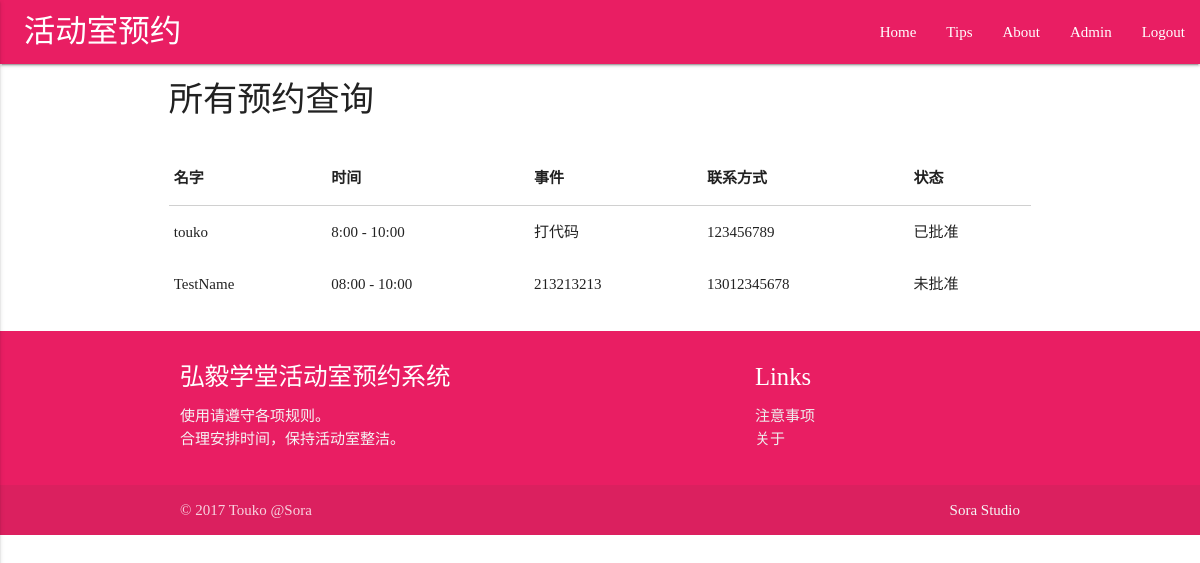
The page /admin/get_all (signed in) on the database as committed earlier.
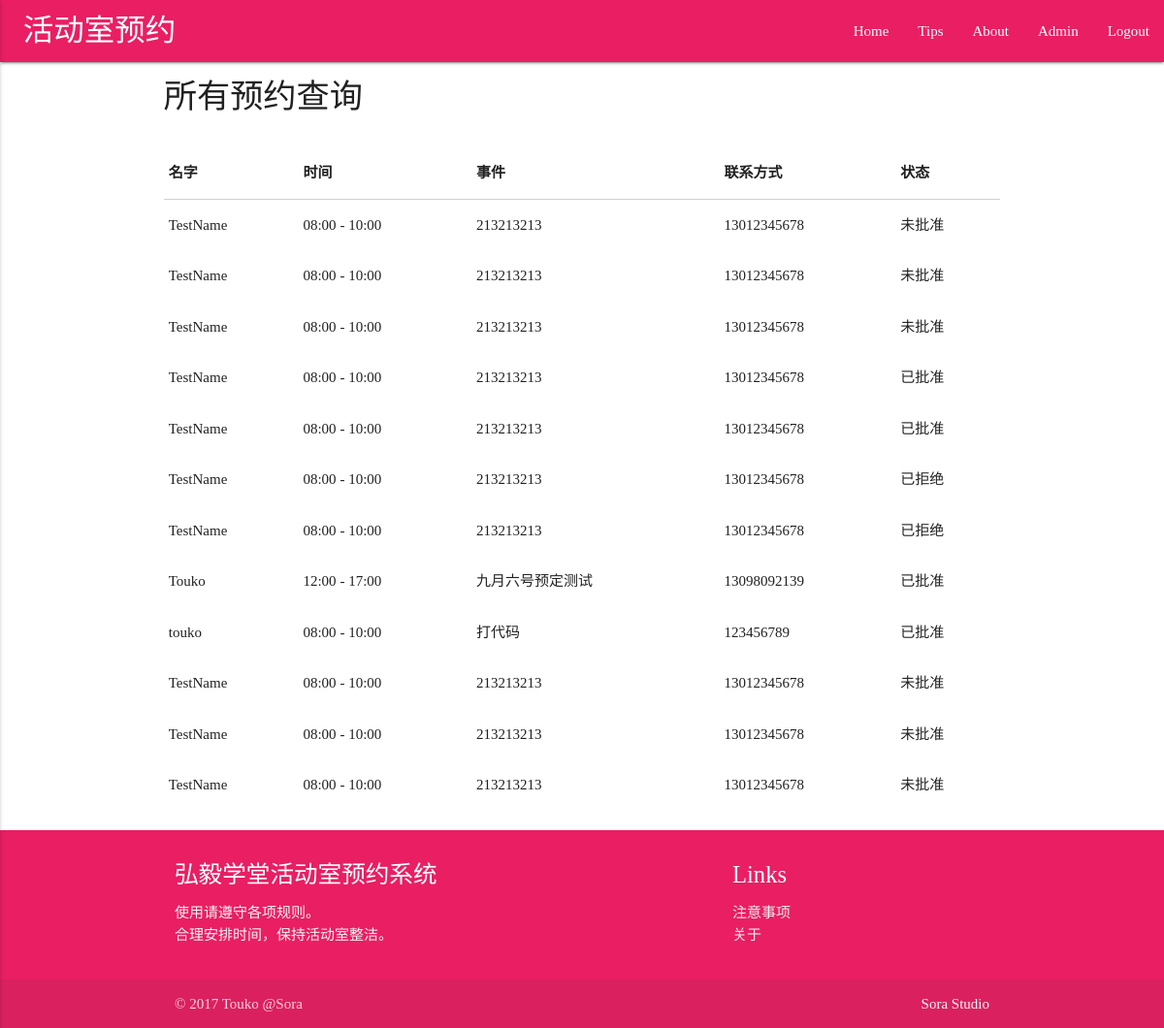
The same page on the database as committed later.
### tables this page shows
CREATE TABLE Reservation (id INT PRIMARY KEY, name TEXT, stuid TEXT, telephone TEXT, reservdate DATE, starttime TIME, endtime TIME, forwhat TEXT, room TEXT, status TEXT);

### src/views/admin.py (the view)
@ADMIN.route('/get_all', methods=["GET", "POST"])
@login_required
def get_all():
    return render_template('admin/get_all.html', is_login=True, all_data=Reservation.get_all_reservation())

### src/model/Reservation.py (called while the page is built)
    @staticmethod
    def get_all_reservation():
        database = Reservation.get_db()
        return database.select('Reservation')

    @staticmethod
    def get_db():
        path = str(os.path.abspath('src/data/database.db'))
        return DB(path)

### src/model/db.py (called while the page is built)
    def run_sql(self, sql):
        self.conn = sqlite3.connect(self.dbpath)
        conn_cursor = self.conn.cursor()
        cursor = list(conn_cursor.execute(sql))
        self.conn.commit()
        self.conn.close()
        return cursor

    def select(self, table):
        sql = 'SELECT * FROM  `%s` ORDER BY reservdate DESC, id, starttime DESC, endtime DESC' % (table)
        cursor = self.run_sql(sql)
        result = []
        column_names = self.get_column_names(table)
        for item in cursor:
            temp_dict = {}
            for num, column_name in enumerate(column_names):
                temp_dict[column_name] = item[num]
            result.append(temp_dict)
        return result

    def get_column_names(self, table):
        sql = 'PRAGMA table_info(%s);' % table
        cursor = self.run_sql(sql)
        result = [x[1] for x in cursor]
        return result

### src/views/admin.py (called while the page is built)
def login_required(func):
    @wraps(func)
    def decorated_function(*args, **kwargs):
        if not is_login():
            return redirect(url_for('admin.login', next=request.url))
        return func(*args, **kwargs)
    return decorated_function

def is_login():
    if 'isLogin' in session.keys():
        if session['isLogin']:
            return True
    return False

### src/templates/admin/get_all.html
{% extends "base.html" %} {% block contents %}
<section id="get_all">
    <div class="container">
        <div class="row">
            <h4>所有预约查询</h4>
        </div>
        <div class="row responsive-table">
            <table>
                <thead>
                    <tr>
                        <th>名字</th>
                        <th>时间</th>
                        <th>事件</th>
                        <th>联系方式</th>
                        <th>状态</th>
                    </tr>
                </thead>
                <tbody>
                    {% for data in all_data %}
                        <tr>
                            <td>{{data.name}}</td>
                            <td>{{data.reversedate}}  {{data.starttime}} - {{data.endtime}}</td>
                            <td>{{data.forwhat}}</td>
                            <td>{{data.telephone}}</td>
                            <td>
                                {% if data.status == '0' %}
                                    未批准
                                {% elif data.status == '1' %}
                                    已批准
                                {% else %}
                                    已拒绝
                                {% endif %}
                            </td>
                        </tr>
                    {% endfor %}
                </tbody>
            </table>
        </div>
    </div>
</section>
{% endblock contents %}

### src/templates/base.html (shortened to what this page needs)
<!DOCTYPE html>
<html>
<head>
    <link type="text/css" rel="stylesheet" href="{{ url_for('static', filename='materializecss/css/materialize.min.css') }}"
        media="screen,projection" />
    <link type="text/css" rel="stylesheet" href="{{ url_for('static', filename='custom/css/main.css') }}" />
</head>
<body>
    <nav>
        <div class="nav-wrapper pink">
            <a href="{{url_for('index.index')}}" class="brand-logo">&nbsp&nbsp 活动室预约</a>
            <ul class="right hide-on-med-and-down">
                <li><a href="{{ url_for('index.index') }}">Home</a></li>
                <li><a href="#notifications" class="modal-trigger">Tips</a></li>
                <li><a href="http://touko.moe">About</a></li>
                <li><a href="{{ url_for('admin.index') }}">Admin</a></li>
                {% if is_login %}
                <li><a href="{{ url_for('admin.logout') }}">Logout</a></li>
                {% endif %}
            </ul>
        </div>
    </nav>
    {% block contents %} {% endblock contents %}
    <section id="footer" class="scrollspy">
        <footer class="page-footer pink">
            <div class="container">
                <div class="row">
                    <div class="col l6 s12">
                        <h5 class="white-text">弘毅学堂活动室预约系统</h5>
                        <p class="grey-text text-lighten-4">使用请遵守各项规则。<br/>合理安排时间，保持活动室整洁。</p>
                    </div>
                    <div class="col l4 offset-l2 s12">
                        <h5 class="white-text">Links</h5>
                        <ul>
                            <li><a href="#notifications" class="grey-text text-lighten-3 modal-trigger">注意事项</a></li>
                            <li><a href="http://touko.moe" class="grey-text text-lighten-3" href="#!">关于</a></li>
                        </ul>
                    </div>
                </div>
            </div>
            <div class="footer-copyright">
                <div class="container">
                    © 2017 Touko @Sora
                    <a class="grey-text text-lighten-4 right" href="http://sora.studio/">Sora Studio</a>
                </div>
            </div>
        </footer>
    </section>
</body>
</html>

### src/static/custom/css/main.css (style rules this page uses)
body { font-family: 等线; }

Rows that differ between the two databases and show on the page:
added Reservation: name "TestName", starttime "08:00", endtime "10:00", forwhat "213213213", telephone "13012345678", status "未批准"
added Reservation: name "TestName", starttime "08:00", endtime "10:00", forwhat "213213213", telephone "13012345678", status "未批准"
added Reservation: name "TestName", starttime "08:00", endtime "10:00", forwhat "213213213", telephone "13012345678", status "未批准"
added Reservation: name "TestName", starttime "08:00", endtime "10:00", forwhat "213213213", telephone "13012345678", status "已批准"
added Reservation: name "TestName", starttime "08:00", endtime "10:00", forwhat "213213213", telephone "13012345678", status "已批准"
added Reservation: name "TestName", starttime "08:00", endtime "10:00", forwhat "213213213", telephone "13012345678", status "已拒绝"
added Reservation: name "TestName", starttime "08:00", endtime "10:00", forwhat "213213213", telephone "13012345678", status "已拒绝"
added Reservation: name "Touko", starttime "12:00", endtime "17:00", forwhat "九月六号预定测试", telephone "13098092139", status "已批准"
changed Reservation "touko": starttime "8:00" → "08:00"
added Reservation: name "TestName", starttime "08:00", endtime "10:00", forwhat "213213213", telephone "13012345678", status "未批准"
added Reservation: name "TestName", starttime "08:00", endtime "10:00", forwhat "213213213", telephone "13012345678", status "未批准"
